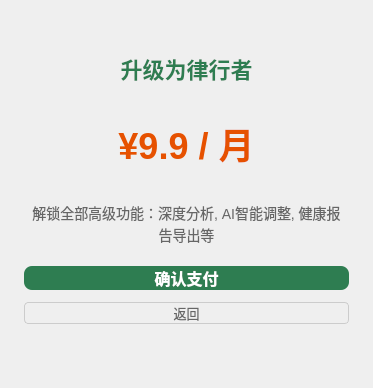
      <widget class="QWidget" name="page_6">
       <layout class="QVBoxLayout" name="verticalLayout_page6">
        <property name="spacing">
         <number>12</number>
        </property>
        <property name="leftMargin">
         <number>24</number>
        </property>
        <property name="topMargin">
         <number>24</number>
        </property>
        <property name="rightMargin">
         <number>24</number>
        </property>
        <property name="bottomMargin">
         <number>24</number>
        </property>
        <item>
         <spacer name="vSpacerTop6">
          <property name="orientation">
           <enum>Qt::Vertical</enum>
          </property>
          <property name="sizeHint" stdset="0">
           <size>
            <width>20</width>
            <height>20</height>
           </size>
          </property>
         </spacer>
        </item>
        <item>
         <widget class="QLabel" name="lblTitle6">
          <property name="styleSheet">
           <string notr="true">font-size: 22px; font-weight: bold; color: #2E7D51; padding: 8px;</string>
          </property>
          <property name="text">
           <string>升级为律行者</string>
          </property>
          <property name="alignment">
           <set>Qt::AlignCenter</set>
          </property>
         </widget>
        </item>
        <item>
         <widget class="QLabel" name="lblPrice6">
          <property name="styleSheet">
           <string notr="true">font-size: 36px; font-weight: bold; color: #E65100; padding: 12px;</string>
          </property>
          <property name="text">
           <string>¥9.9 / 月</string>
          </property>
          <property name="alignment">
           <set>Qt::AlignCenter</set>
          </property>
         </widget>
        </item>
        <item>
         <widget class="QLabel" name="lblDesc6">
          <property name="styleSheet">
           <string notr="true">font-size: 14px; color: #666; padding: 8px;</string>
          </property>
          <property name="text">
           <string>解锁全部高级功能：深度分析, AI智能调整, 健康报告导出等</string>
          </property>
          <property name="alignment">
           <set>Qt::AlignCenter</set>
          </property>
          <property name="wordWrap">
           <bool>true</bool>
          </property>
         </widget>
        </item>
        <item>
         <widget class="QPushButton" name="btnPay6">
          <property name="styleSheet">
           <string notr="true">QPushButton { background-color: #2E7D51; color: white; font-size: 16px; font-weight: bold; border-radius: 8px; } QPushButton:hover { background-color: #1B5E20; }</string>
          </property>
          <property name="text">
           <string>确认支付</string>
          </property>
         </widget>
        </item>
        <item>
         <widget class="QPushButton" name="btnBack6">
          <property name="styleSheet">
           <string notr="true">QPushButton { color: #666; font-size: 13px; border: 1px solid #ccc; border-radius: 4px; } QPushButton:hover { background-color: #f0f0f0; }</string>
          </property>
          <property name="text">
           <string>返回</string>
          </property>
         </widget>
        </item>
        <item>
         <spacer name="vSpacerBot6">
          <property name="orientation">
           <enum>Qt::Vertical</enum>
          </property>
          <property name="sizeHint" stdset="0">
           <size>
            <width>20</width>
            <height>40</height>
           </size>
          </property>
         </spacer>
        </item>
       </layout>
      </widget>
